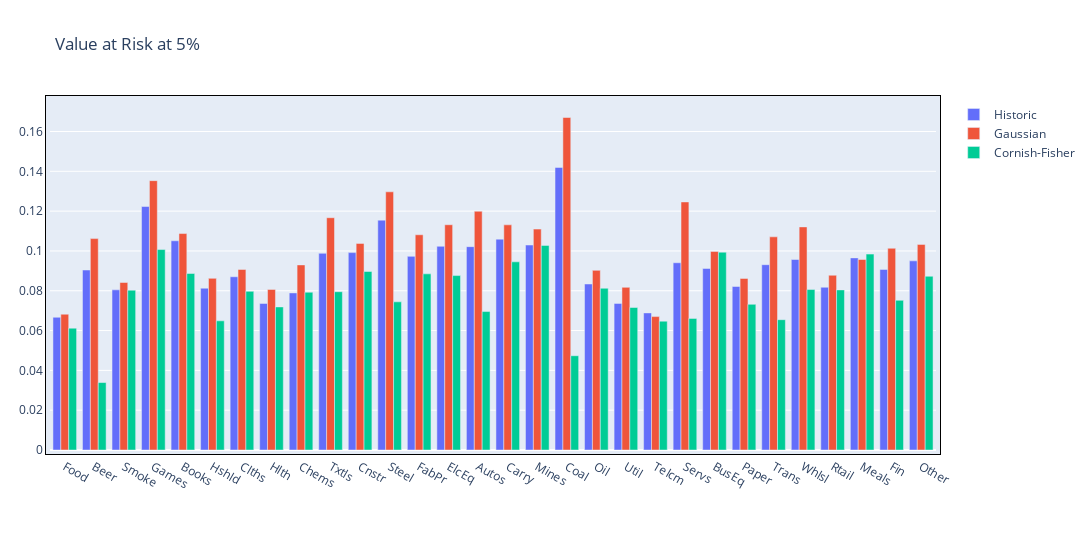

Notebook source saved alongside this figure:
### Markdown cell above
#### VaR

### Code cell
df_var = erk.var_analysis(df_ind, level=5)

### Figure 1 — Plotly figure (JSON) as saved in the notebook; plotly's stock layout.template omitted (floating-point values rounded to 4 significant figures)
{"data": [{"name": "Historic", "type": "bar", "x": ["Food", "Beer", "Smoke", "Games", "Books", "Hshld", "Clths", "Hlth", "Chems", "Txtls", "Cnstr", "Steel", "FabPr", "ElcEq", "Autos", "Carry", "Mines", "Coal", "Oil", "Util", "Telcm", "Servs", "BusEq", "Paper", "Trans", "Whlsl", "Rtail", "Meals", "Fin", "Other"], "y": [0.06667, 0.09041, 0.08045, 0.1223, 0.1051, 0.08127, 0.08702, 0.07361, 0.07891, 0.0988, 0.09915, 0.1155, 0.09728, 0.1023, 0.1021, 0.1059, 0.103, 0.1419, 0.08339, 0.07364, 0.06888, 0.09407, 0.09121, 0.08214, 0.09309, 0.0957, 0.08175, 0.09651, 0.0907, 0.09501]}, {"name": "Gaussian", "type": "bar", "x": ["Food", "Beer", "Smoke", "Games", "Books", "Hshld", "Clths", "Hlth", "Chems", "Txtls", "Cnstr", "Steel", "FabPr", "ElcEq", "Autos", "Carry", "Mines", "Coal", "Oil", "Util", "Telcm", "Servs", "BusEq", "Paper", "Trans", "Whlsl", "Rtail", "Meals", "Fin", "Other"], "y": [0.06823, 0.1062, 0.08415, 0.1353, 0.1087, 0.08622, 0.09071, 0.08067, 0.09298, 0.1167, 0.1038, 0.1297, 0.1081, 0.1132, 0.1199, 0.1131, 0.111, 0.167, 0.09024, 0.08171, 0.06703, 0.1246, 0.09978, 0.0862, 0.1071, 0.1121, 0.08779, 0.09572, 0.1013, 0.1033]}, {"name": "Cornish-Fisher", "type": "bar", "x": ["Food", "Beer", "Smoke", "Games", "Books", "Hshld", "Clths", "Hlth", "Chems", "Txtls", "Cnstr", "Steel", "FabPr", "ElcEq", "Autos", "Carry", "Mines", "Coal", "Oil", "Util", "Telcm", "Servs", "BusEq", "Paper", "Trans", "Whlsl", "Rtail", "Meals", "Fin", "Other"], "y": [0.06121, 0.03388, 0.08029, 0.1007, 0.08868, 0.06489, 0.07971, 0.07188, 0.07926, 0.07952, 0.08967, 0.07444, 0.08849, 0.08762, 0.06954, 0.09453, 0.1028, 0.04736, 0.08124, 0.07158, 0.06472, 0.06611, 0.09938, 0.07318, 0.06547, 0.0806, 0.08044, 0.0984, 0.0752, 0.08727]}], "layout": {"autosize": false, "barmode": "group", "height": 550, "margin": {"b": 100, "l": 50, "pad": 4, "r": 50, "t": 100}, "title": {"text": "Value at Risk at 5%"}, "width": 1150, "xaxis": {"linecolor": "black", "linewidth": 1, "mirror": true}, "yaxis": {"linecolor": "black", "linewidth": 1, "mirror": true}}}
